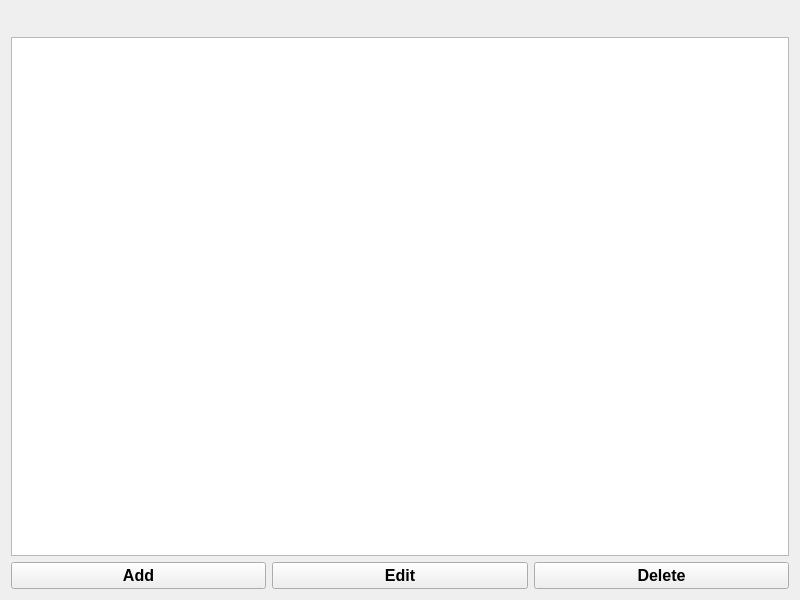
<?xml version="1.0" encoding="UTF-8"?>
<ui version="4.0">
 <class>MainWidget</class>
 <widget class="QWidget" name="MainWidget">
  <property name="geometry">
   <rect>
    <x>0</x>
    <y>0</y>
    <width>800</width>
    <height>600</height>
   </rect>
  </property>
  <property name="windowTitle">
   <string>Phonebook</string>
  </property>
  <layout class="QVBoxLayout" name="verticalLayout">
   <item>
    <layout class="QHBoxLayout" name="horizontalLayout_2">
     <item>
      <spacer name="horizontalSpacer">
       <property name="orientation">
        <enum>Qt::Horizontal</enum>
       </property>
       <property name="sizeHint" stdset="0">
        <size>
         <width>40</width>
         <height>20</height>
        </size>
       </property>
      </spacer>
     </item>
     <item>
      <widget class="QLabel" name="connectionLabel">
       <property name="text">
        <string/>
       </property>
      </widget>
     </item>
     <item>
      <spacer name="horizontalSpacer_2">
       <property name="orientation">
        <enum>Qt::Horizontal</enum>
       </property>
       <property name="sizeHint" stdset="0">
        <size>
         <width>40</width>
         <height>20</height>
        </size>
       </property>
      </spacer>
     </item>
    </layout>
   </item>
   <item>
    <widget class="QTableView" name="tableView">
     <property name="selectionBehavior">
      <enum>QAbstractItemView::SelectRows</enum>
     </property>
     <attribute name="horizontalHeaderMinimumSectionSize">
      <number>50</number>
     </attribute>
     <attribute name="horizontalHeaderDefaultSectionSize">
      <number>150</number>
     </attribute>
     <attribute name="horizontalHeaderStretchLastSection">
      <bool>true</bool>
     </attribute>
    </widget>
   </item>
   <item>
    <layout class="QHBoxLayout" name="horizontalLayout">
     <item>
      <widget class="QPushButton" name="addButton">
       <property name="font">
        <font>
         <pointsize>12</pointsize>
         <weight>75</weight>
         <bold>true</bold>
        </font>
       </property>
       <property name="text">
        <string>Add</string>
       </property>
      </widget>
     </item>
     <item>
      <widget class="QPushButton" name="editButton">
       <property name="font">
        <font>
         <pointsize>12</pointsize>
         <weight>75</weight>
         <bold>true</bold>
        </font>
       </property>
       <property name="text">
        <string>Edit</string>
       </property>
      </widget>
     </item>
     <item>
      <widget class="QPushButton" name="deleteButton">
       <property name="font">
        <font>
         <pointsize>12</pointsize>
         <weight>75</weight>
         <bold>true</bold>
        </font>
       </property>
       <property name="text">
        <string>Delete</string>
       </property>
      </widget>
     </item>
    </layout>
   </item>
  </layout>
 </widget>
 <resources/>
 <connections/>
</ui>
